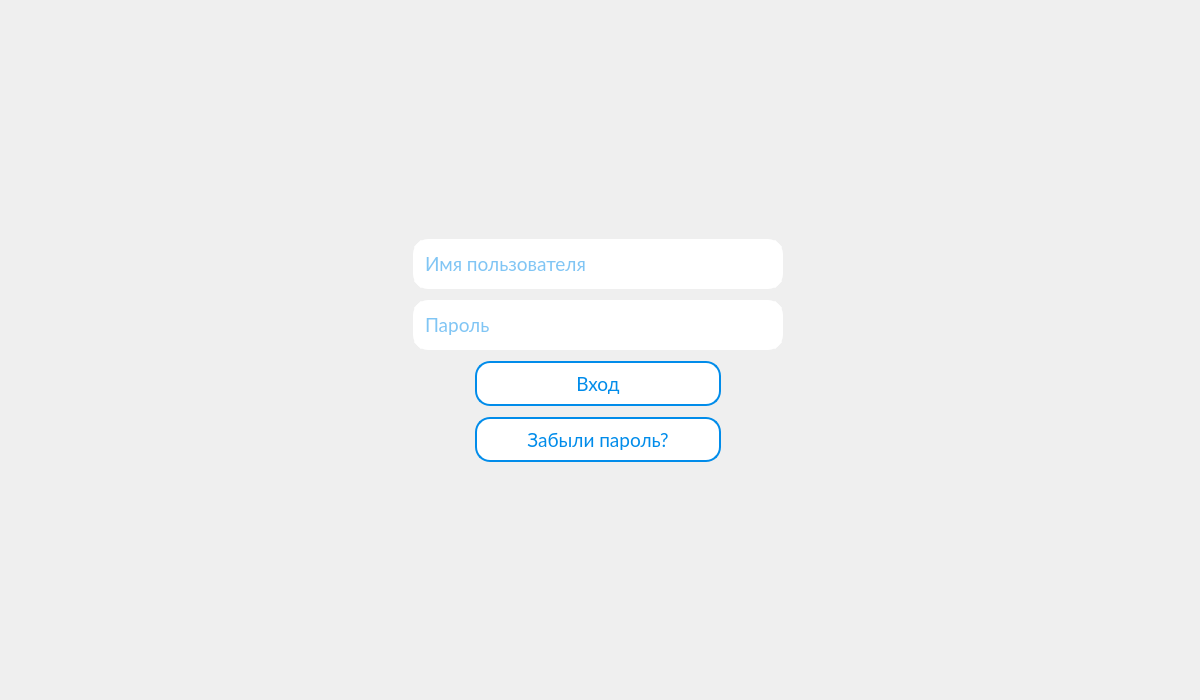
<?xml version="1.0" encoding="UTF-8"?>
<ui version="4.0">
 <class>MainForm</class>
 <widget class="QMainWindow" name="MainForm">
  <property name="geometry">
   <rect>
    <x>0</x>
    <y>0</y>
    <width>1200</width>
    <height>700</height>
   </rect>
  </property>
  <property name="minimumSize">
   <size>
    <width>1200</width>
    <height>700</height>
   </size>
  </property>
  <property name="font">
   <font>
    <stylestrategy>PreferAntialias</stylestrategy>
   </font>
  </property>
  <property name="cursor">
   <cursorShape>ArrowCursor</cursorShape>
  </property>
  <property name="windowTitle">
   <string>MainForm</string>
  </property>
  <property name="autoFillBackground">
   <bool>false</bool>
  </property>
  <widget class="QWidget" name="centralwidget">
   <layout class="QGridLayout" name="gridLayout">
    <property name="leftMargin">
     <number>6</number>
    </property>
    <property name="topMargin">
     <number>6</number>
    </property>
    <property name="rightMargin">
     <number>6</number>
    </property>
    <property name="bottomMargin">
     <number>6</number>
    </property>
    <property name="horizontalSpacing">
     <number>4</number>
    </property>
    <property name="verticalSpacing">
     <number>11</number>
    </property>
    <item row="2" column="2">
     <widget class="QLabel" name="lb_caps">
      <property name="font">
       <font>
        <family>Lato</family>
        <pointsize>14</pointsize>
        <weight>50</weight>
        <italic>false</italic>
        <bold>false</bold>
       </font>
      </property>
      <property name="styleSheet">
       <string notr="true">font:  14pt;
color: rgb(76, 155, 235);</string>
      </property>
      <property name="text">
       <string/>
      </property>
     </widget>
    </item>
    <item row="3" column="1" alignment="Qt::AlignHCenter|Qt::AlignVCenter">
     <widget class="QPushButton" name="bt_enter">
      <property name="sizePolicy">
       <sizepolicy hsizetype="Expanding" vsizetype="Expanding">
        <horstretch>0</horstretch>
        <verstretch>0</verstretch>
       </sizepolicy>
      </property>
      <property name="minimumSize">
       <size>
        <width>246</width>
        <height>45</height>
       </size>
      </property>
      <property name="font">
       <font>
        <family>Lato</family>
        <pointsize>14</pointsize>
        <weight>50</weight>
        <italic>false</italic>
        <bold>false</bold>
        <kerning>true</kerning>
       </font>
      </property>
      <property name="focusPolicy">
       <enum>Qt::NoFocus</enum>
      </property>
      <property name="statusTip">
       <string/>
      </property>
      <property name="styleSheet">
       <string notr="true">QPushButton:enabled{
	background-color: white;
	border-style: solid;
	border-width: 2px;
	border-radius: 15px;
	border-color: rgb(1, 140, 234);

	font: 14pt;
	padding: 6px;
	color: rgb(1, 140, 234);
 }
 QPushButton:default {
     border-color: navy; /* делаем кнопку по умолчанию выпуклой */
 }

QPushButton:hover{
 	background-color: rgb(246, 246, 246);
}


QPushButton:pressed {
     background-color: rgb(240, 240, 240);
 }</string>
      </property>
      <property name="text">
       <string>Вход</string>
      </property>
      <property name="shortcut">
       <string>Return</string>
      </property>
     </widget>
    </item>
    <item row="1" column="2">
     <widget class="QLabel" name="lb_layout">
      <property name="font">
       <font>
        <family>Lato</family>
        <pointsize>14</pointsize>
        <weight>50</weight>
        <italic>false</italic>
        <bold>false</bold>
       </font>
      </property>
      <property name="styleSheet">
       <string notr="true">font:  14pt;
color: rgb(76, 155, 235);</string>
      </property>
      <property name="text">
       <string/>
      </property>
     </widget>
    </item>
    <item row="6" column="1">
     <spacer name="verticalSpacer_2">
      <property name="orientation">
       <enum>Qt::Vertical</enum>
      </property>
      <property name="sizeHint" stdset="0">
       <size>
        <width>20</width>
        <height>40</height>
       </size>
      </property>
     </spacer>
    </item>
    <item row="1" column="1" alignment="Qt::AlignHCenter|Qt::AlignVCenter">
     <widget class="QLineEdit" name="le_login">
      <property name="enabled">
       <bool>true</bool>
      </property>
      <property name="sizePolicy">
       <sizepolicy hsizetype="Minimum" vsizetype="Minimum">
        <horstretch>0</horstretch>
        <verstretch>0</verstretch>
       </sizepolicy>
      </property>
      <property name="minimumSize">
       <size>
        <width>370</width>
        <height>50</height>
       </size>
      </property>
      <property name="maximumSize">
       <size>
        <width>400</width>
        <height>60</height>
       </size>
      </property>
      <property name="font">
       <font>
        <family>Lato</family>
        <pointsize>14</pointsize>
        <weight>50</weight>
        <italic>false</italic>
        <bold>false</bold>
       </font>
      </property>
      <property name="tabletTracking">
       <bool>false</bool>
      </property>
      <property name="focusPolicy">
       <enum>Qt::WheelFocus</enum>
      </property>
      <property name="autoFillBackground">
       <bool>false</bool>
      </property>
      <property name="styleSheet">
       <string notr="true">QLineEdit{
	background-color: white;

	border-style: solid;
	border-width: 10px;
	border-color: white;
	border-radius: 15px;

	font:  14pt;
	color: rgb(1, 140, 234);
}</string>
      </property>
      <property name="inputMask">
       <string/>
      </property>
      <property name="text">
       <string notr="true"/>
      </property>
      <property name="maxLength">
       <number>30</number>
      </property>
      <property name="cursorPosition">
       <number>0</number>
      </property>
      <property name="alignment">
       <set>Qt::AlignLeading|Qt::AlignLeft|Qt::AlignVCenter</set>
      </property>
      <property name="dragEnabled">
       <bool>false</bool>
      </property>
      <property name="readOnly">
       <bool>false</bool>
      </property>
      <property name="placeholderText">
       <string>Имя пользователя</string>
      </property>
     </widget>
    </item>
    <item row="1" column="0">
     <spacer name="horizontalSpacer">
      <property name="orientation">
       <enum>Qt::Horizontal</enum>
      </property>
      <property name="sizeHint" stdset="0">
       <size>
        <width>40</width>
        <height>20</height>
       </size>
      </property>
     </spacer>
    </item>
    <item row="2" column="1" alignment="Qt::AlignHCenter|Qt::AlignVCenter">
     <widget class="QLineEdit" name="le_pass">
      <property name="enabled">
       <bool>true</bool>
      </property>
      <property name="sizePolicy">
       <sizepolicy hsizetype="Minimum" vsizetype="Minimum">
        <horstretch>0</horstretch>
        <verstretch>0</verstretch>
       </sizepolicy>
      </property>
      <property name="minimumSize">
       <size>
        <width>370</width>
        <height>50</height>
       </size>
      </property>
      <property name="maximumSize">
       <size>
        <width>400</width>
        <height>60</height>
       </size>
      </property>
      <property name="font">
       <font>
        <family>Lato</family>
        <pointsize>14</pointsize>
        <weight>50</weight>
        <italic>false</italic>
        <bold>false</bold>
       </font>
      </property>
      <property name="tabletTracking">
       <bool>false</bool>
      </property>
      <property name="focusPolicy">
       <enum>Qt::WheelFocus</enum>
      </property>
      <property name="styleSheet">
       <string notr="true">QLineEdit{
	background-color: white;

	border-style: solid;
	border-width: 10px;
	border-color: white;
	border-radius: 15px;

	font:  14pt;
	color: rgb(1, 140, 234);
}</string>
      </property>
      <property name="inputMethodHints">
       <set>Qt::ImhHiddenText|Qt::ImhNoAutoUppercase|Qt::ImhNoPredictiveText|Qt::ImhSensitiveData</set>
      </property>
      <property name="text">
       <string notr="true"/>
      </property>
      <property name="maxLength">
       <number>256</number>
      </property>
      <property name="echoMode">
       <enum>QLineEdit::Password</enum>
      </property>
      <property name="placeholderText">
       <string>Пароль</string>
      </property>
     </widget>
    </item>
    <item row="5" column="1" alignment="Qt::AlignHCenter">
     <widget class="QPushButton" name="bt_help_password">
      <property name="minimumSize">
       <size>
        <width>246</width>
        <height>45</height>
       </size>
      </property>
      <property name="font">
       <font>
        <family>Lato</family>
        <pointsize>14</pointsize>
        <weight>50</weight>
        <italic>false</italic>
        <bold>false</bold>
       </font>
      </property>
      <property name="focusPolicy">
       <enum>Qt::NoFocus</enum>
      </property>
      <property name="styleSheet">
       <string notr="true">QPushButton:enabled{
	background-color: white;
	border-style: solid;
	border-width: 2px;
	border-radius: 15px;
	border-color: rgb(1, 140, 234);

	font: 14pt;
	padding: 6px;
	color: rgb(1, 140, 234);
 }
 QPushButton:default {
     border-color: navy; /* делаем кнопку по умолчанию выпуклой */
 }

QPushButton:hover{
 	background-color: rgb(246, 246, 246);
}


QPushButton:pressed {
     background-color: rgb(240, 240, 240);
 }</string>
      </property>
      <property name="text">
       <string>Забыли пароль?</string>
      </property>
     </widget>
    </item>
    <item row="3" column="2">
     <spacer name="horizontalSpacer_2">
      <property name="orientation">
       <enum>Qt::Horizontal</enum>
      </property>
      <property name="sizeHint" stdset="0">
       <size>
        <width>40</width>
        <height>20</height>
       </size>
      </property>
     </spacer>
    </item>
    <item row="0" column="1">
     <spacer name="verticalSpacer">
      <property name="orientation">
       <enum>Qt::Vertical</enum>
      </property>
      <property name="sizeHint" stdset="0">
       <size>
        <width>20</width>
        <height>40</height>
       </size>
      </property>
     </spacer>
    </item>
   </layout>
   <zorder>bt_help_password</zorder>
   <zorder>bt_enter</zorder>
   <zorder>lb_layout</zorder>
   <zorder>horizontalSpacer_2</zorder>
   <zorder>lb_caps</zorder>
   <zorder>le_pass</zorder>
   <zorder>horizontalSpacer</zorder>
   <zorder>verticalSpacer_2</zorder>
   <zorder>verticalSpacer</zorder>
   <zorder>le_login</zorder>
  </widget>
 </widget>
 <resources/>
 <connections/>
</ui>
